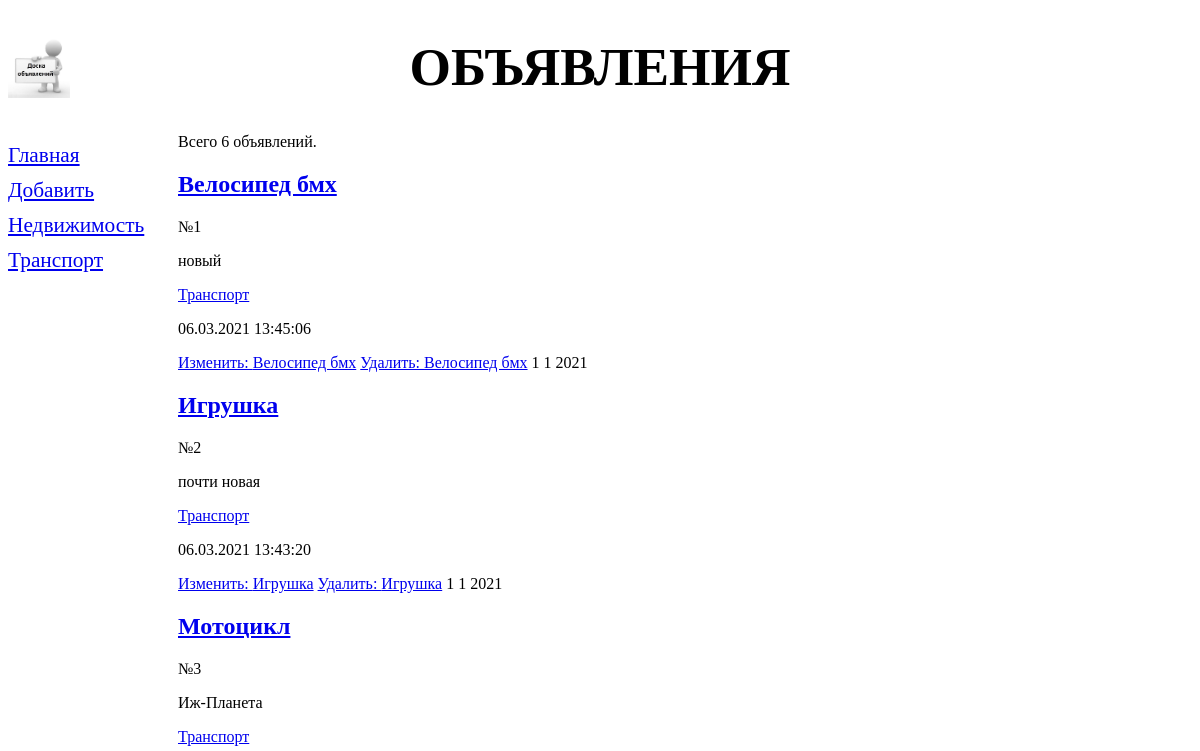
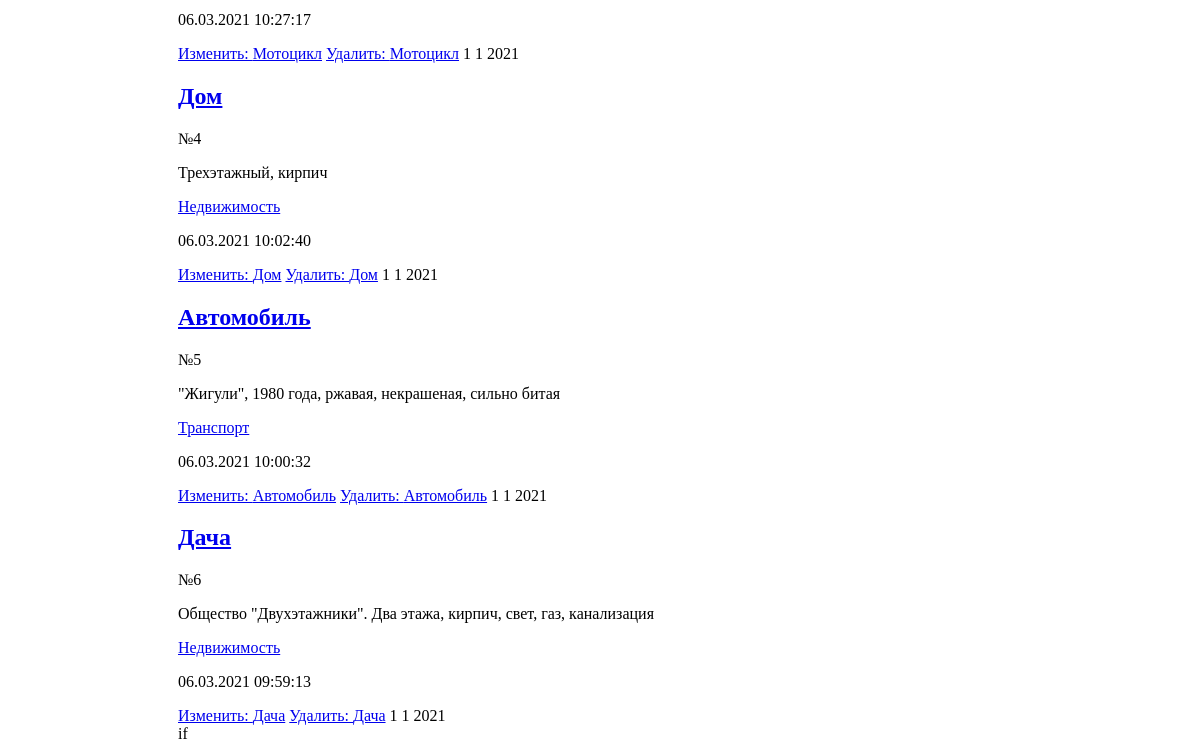
Before: / with the older database file (2 pictures, top to bottom).
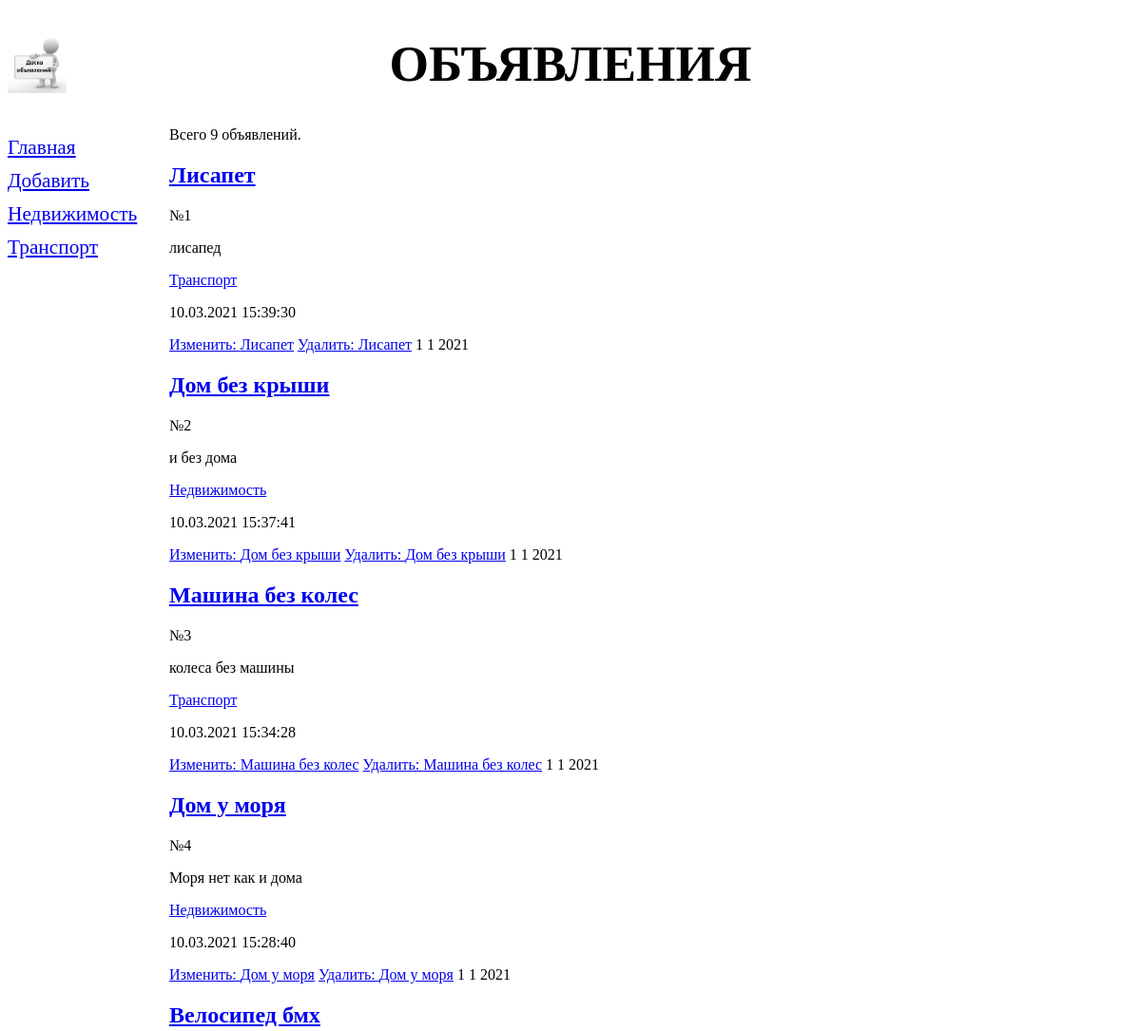
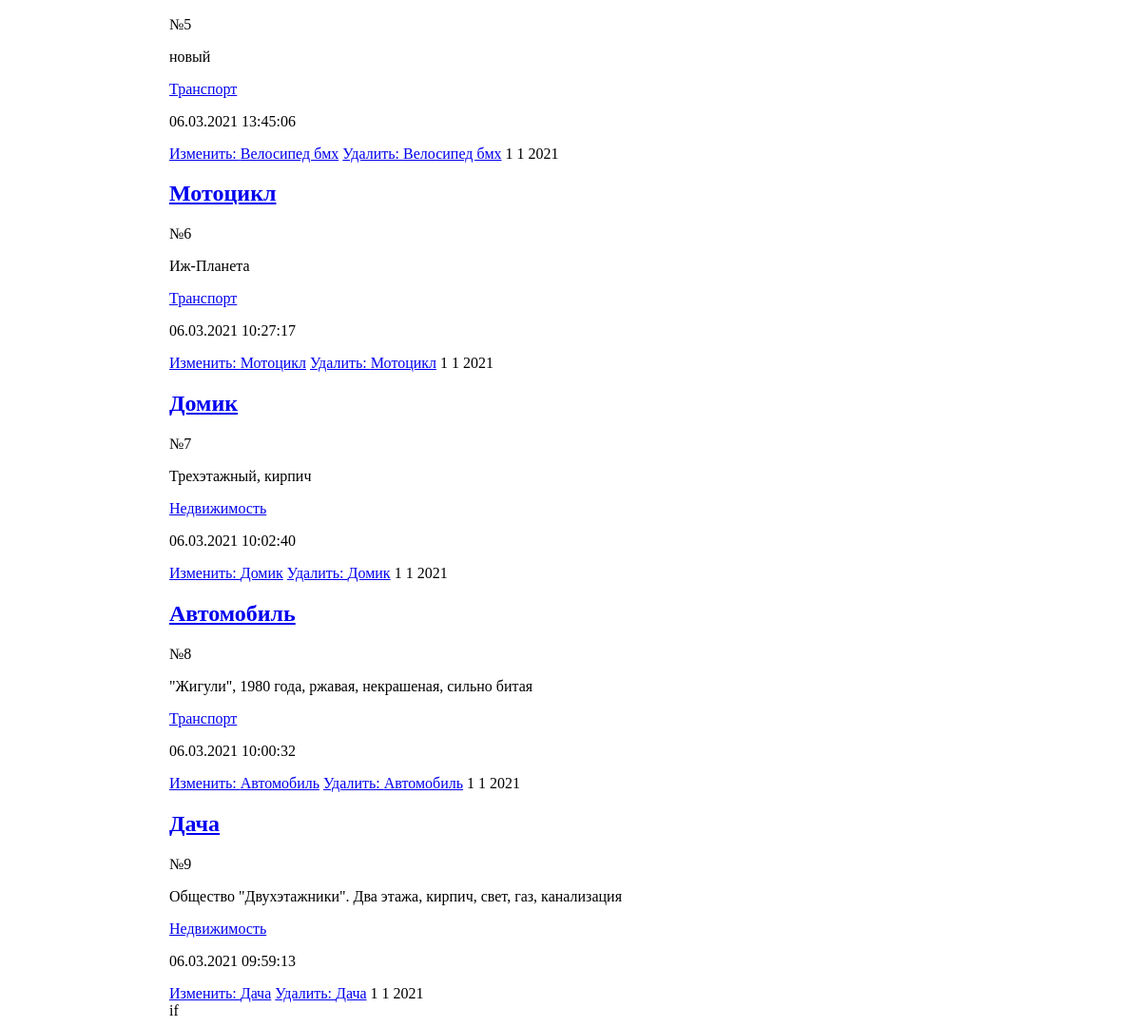
After: the same page with the newer database file (2 pictures, top to bottom).
### bboard/models.py (models this page shows, shortened)
class Rubric(models.Model):
    name = models.CharField(max_length=20, db_index=True, verbose_name='Название')
    class Meta:
        verbose_name_plural = 'Рубрики'
        verbose_name = 'Рубрика'
        ordering = ['name']

class Bb(models.Model):
    title = models.CharField(max_length=50, verbose_name='Товар')
    content = models.TextField(null=True, blank=True, verbose_name='Описание')
    price = models.FloatField(null=True, blank=True, verbose_name='Цена')
    published = models.DateTimeField(auto_now_add=True, db_index=True, verbose_name='Опубликовано')
    rubric = models.ForeignKey('Rubric', null=True, on_delete=models.PROTECT, verbose_name='Рубрика')
    class Meta:
        verbose_name_plural = 'Объявления'
        verbose_name = 'Объявление'
        ordering = ['-published']

### bboard/views.py (the view)
# urls.py: path('', BbIndexView.as_view(), name='index'),
class BbIndexView(ArchiveIndexView):
    model = Bb
    date_field = 'published'
    date_list_period = 'year'
    template_name = 'bboard/index.html'
    context_object_name = 'bbs'
    allow_empty = True
    def get_context_data(self, *args, **kwargs):
        context = super().get_context_data(*args, **kwargs)
        context['rubrics'] = Rubric.objects.all()
        return context

### templates/bboard/index.html (shortened to what this page needs)
{% extends 'layout/basic.html' %}
{% block content %}
    {% with bb_count=bbs.count %}
        {% if bb_count > 0 %}
            <p>Всего {{ bb_count }} объявлений.</p>
        {% endif %}
    {% endwith %}
    {% for bb in bbs %}
        <div>
            <h2><a href="{% url 'detail' pk=bb.pk %}">{{ bb.title }}</a></h2>
            <p>№{{ forloop.counter }}</p>
            <p>{{ bb.content }}</p>
            <p><a href="{% url 'by_rubric' bb.rubric.pk %}">{{ bb.rubric.name }}</a></p>
            <p>{{ bb.published|date:"d.m.Y H:i:s" }}</p>
            <a href="{% url 'edit' pk=bb.pk %}">Изменить: {{ bb.title }}</a>
            <a href="{% url 'delete' pk=bb.pk %}">Удалить: {{ bb.title }}</a>
            {% for d in date_list %}
                {{ d.day }}
                {{ d.month }}
                {{ d.year }}
            {% endfor %}
        </div>
    {% endfor %}
    <div>
        {{ page.number }} if {{ page.paginator.num_pages }}
    </div>
{% endblock %}

### templates/layout/basic.html (shortened to what this page needs)
{% load static %}
<!DOCTYPE html>
<html lang="ru">
<head>
    <link rel="stylesheet" type="text/css" href="{% static 'bboard/style.css' %}">
</head>
<body>
<header>
    <h1>Объявления</h1>
</header>
<nav>
    <a href="{% url 'index' %}">Главная</a>
    <a href="{% url 'add' %}">Добавить</a>
    {% for rubric in rubrics %}
        <a href="{% url 'by_rubric' rubric.pk %}">{{ rubric.name }}</a>
    {% endfor %}
</nav>
<section>
    {% block content %}
    {% endblock %}
</section>
</body>
</html>

### static/bboard/style.css (style rules this page uses)
header h1 { font-size: 40pt; text-transform: uppercase; text-align: center; background: url("bg.jpg") left/auto 100% no-repeat; }
nav { font-size: 16pt; width: 150px; float: left; }
nav a { display: block; margin: 10px 0; }
section { margin-left: 170px; }

Changed rows visible on the page:
removed Bb: title "Игрушка", content "почти новая", rubric.name "Транспорт", published "06.03.2021 13:43:20", day "1", month "1", year "2021"
added Bb: title "Лисапет", content "лисапед", rubric.name "Транспорт", published "10.03.2021 15:39:30", day "1", month "1", year "2021"
added Bb: title "Дом без крыши", content "и без дома", rubric.name "Недвижимость", published "10.03.2021 15:37:41", day "1", month "1", year "2021"
added Bb: title "Машина без колес", content "колеса без машины", rubric.name "Транспорт", published "10.03.2021 15:34:28", day "1", month "1", year "2021"
added Bb: title "Дом у моря", content "Моря нет как и дома", rubric.name "Недвижимость", published "10.03.2021 15:28:40", day "1", month "1", year "2021"
changed Bb "Трехэтажный, кирпич": title "Дом" → "Домик"
Other visible differences:
{{ bb_count }}: "6" → "9"
